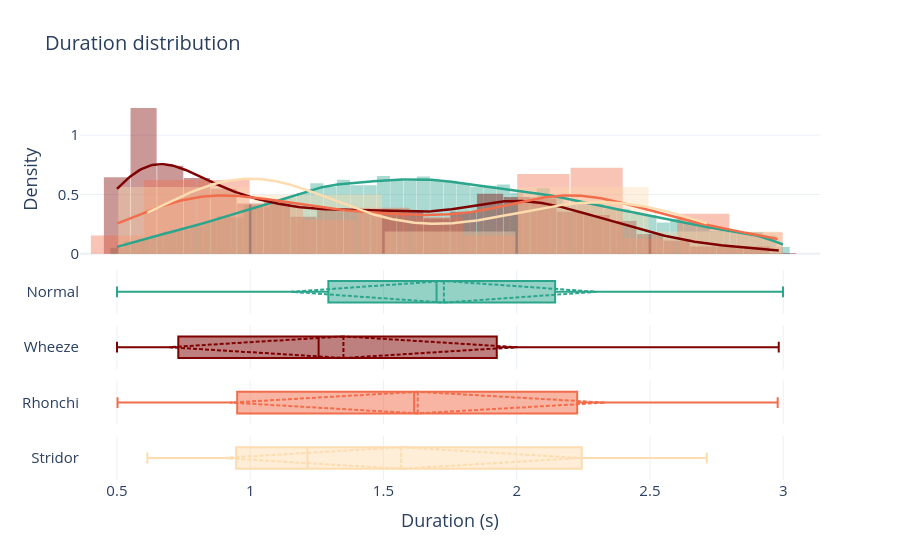

Notebook code for this chart:
### Markdown cell above
### 3.4.1. Duration by class

### Code cell
# --- 3. Crear figura: 2 filas, eje X compartido ---
fig = make_subplots(
    rows=5, cols=1,
    shared_xaxes=True,
    row_heights=[0.9, 0.25, 0.25, 0.25, 0.25],   # histograma más grande, boxplot como "resumen" fino
    vertical_spacing=0.03,
)


# --- 1. Datos ---
labels = ["Normal", "Wheeze", "Rhonchi", "Stridor"]

for i, label in enumerate(labels, start=2):

    df_i = df[df["label"] == label]
    durations = df_i["duration"].dropna()

    # --- 2. Estimar KDE ---
    kde = gaussian_kde(durations)
    x_kde = np.linspace(durations.min(), durations.max(), 300)
    y_kde = kde(x_kde)

    # --- Histograma (normalizado a densidad para que la escala coincida con la KDE) ---
    fig.add_trace(
        go.Histogram(
            x=durations,
            histnorm="probability density",
            name="Duration",
            marker_color=color_map[label],
            opacity=0.4,
            showlegend=False,
        ),
        row=1, col=1
    )

    # --- KDE ---
    fig.add_trace(
        go.Scatter(
            x=x_kde,
            y=y_kde,
            mode="lines",
            name="KDE",
            line=dict(color=color_map[label], width=2.5),
            showlegend=False,
        ),
        row=1, col=1
    )

    # --- Boxplot horizontal ---
    fig.add_trace(
        go.Box(
            x=durations,
            name=label,
            marker_color=color_map[label],
            line_color=color_map[label],
            boxpoints="outliers",   # muestra outliers como puntos
            showlegend=False,
            boxmean="sd"
        ),
        row=i, col=1
    )

# --- 4. Layout ---
fig.update_layout(
    template="plotly_white",
    title_text="Duration distribution",
    font=dict(size=15),
    title_font=dict(size=20),
    bargap=0.02,
    barmode="overlay"
)
fig.update_yaxes(title_text="Density", row=1, col=1) 
fig.update_xaxes(title_text="Duration (s)", row=5, col=1)

fig.show()
fig.write_image("assets/filtered/duration_distribution_class.png", scale=5)

### Figure 1 — Plotly figure (JSON) as saved in the notebook; plotly's stock layout.template omitted (floating-point values rounded to 4 significant figures; data arrays with more than 128 entries replaced by an {"elided": "..."} marker saying what was removed)
{"data": [{"histnorm": "probability density", "marker": {"color": "#2CA58D"}, "name": "Duration", "opacity": 0.4, "showlegend": false, "type": "histogram", "x": {"elided": "17367 float values"}, "xaxis": "x", "yaxis": "y"}, {"line": {"color": "#2CA58D", "width": 2.5}, "mode": "lines", "name": "KDE", "showlegend": false, "type": "scatter", "x": {"elided": "300 float values"}, "xaxis": "x", "y": {"elided": "300 float values"}, "yaxis": "y"}, {"boxmean": "sd", "boxpoints": "outliers", "line": {"color": "#2CA58D"}, "marker": {"color": "#2CA58D"}, "name": "Normal", "showlegend": false, "type": "box", "x": {"elided": "17367 float values"}, "xaxis": "x2", "yaxis": "y2"}, {"histnorm": "probability density", "marker": {"color": "rgb(127, 0, 0)"}, "name": "Duration", "opacity": 0.4, "showlegend": false, "type": "histogram", "x": {"elided": "1440 float values"}, "xaxis": "x", "yaxis": "y"}, {"line": {"color": "rgb(127, 0, 0)", "width": 2.5}, "mode": "lines", "name": "KDE", "showlegend": false, "type": "scatter", "x": {"elided": "300 float values"}, "xaxis": "x", "y": {"elided": "300 float values"}, "yaxis": "y"}, {"boxmean": "sd", "boxpoints": "outliers", "line": {"color": "rgb(127, 0, 0)"}, "marker": {"color": "rgb(127, 0, 0)"}, "name": "Wheeze", "showlegend": false, "type": "box", "x": {"elided": "1440 float values"}, "xaxis": "x3", "yaxis": "y3"}, {"histnorm": "probability density", "marker": {"color": "rgb(242, 109, 75)"}, "name": "Duration", "opacity": 0.4, "showlegend": false, "type": "histogram", "x": {"elided": "193 float values"}, "xaxis": "x", "yaxis": "y"}, {"line": {"color": "rgb(242, 109, 75)", "width": 2.5}, "mode": "lines", "name": "KDE", "showlegend": false, "type": "scatter", "x": {"elided": "300 float values"}, "xaxis": "x", "y": {"elided": "300 float values"}, "yaxis": "y"}, {"boxmean": "sd", "boxpoints": "outliers", "line": {"color": "rgb(242, 109, 75)"}, "marker": {"color": "rgb(242, 109, 75)"}, "name": "Rhonchi", "showlegend": false, "type": "box", "x": {"elided": "193 float values"}, "xaxis": "x4", "yaxis": "y4"}, {"histnorm": "probability density", "marker": {"color": "rgb(253, 220, 175)"}, "name": "Duration", "opacity": 0.4, "showlegend": false, "type": "histogram", "x": [2.086, 2.221, 2.138, 2.333, 2.159, 2.0, 1.568, 0.7702, 1.036, 0.9193, 0.9333, 0.8852, 0.6142, 0.9042, 1.173, 1.177, 1.176, 1.187, 1.096, 1.116, 0.9872, 0.8872, 0.9573, 1.016, 0.9373, 0.7522, 0.9213, 0.6743, 0.7933, 2.004, 1.845, 2.229, 2.484, 2.464, 2.259, 2.569, 2.657, 2.386, 2.334, 0.8413, 0.7883, 2.619, 1.0, 2.635, 2.394, 2.531, 2.365, 2.713, 2.192, 1.981, 1.641, 1.792, 2.474, 2.282, 1.524, 1.268, 1.099, 1.237, 1.152, 1.193, 1.079, 1.092, 0.8882, 0.8173], "xaxis": "x", "yaxis": "y"}, {"line": {"color": "rgb(253, 220, 175)", "width": 2.5}, "mode": "lines", "name": "KDE", "showlegend": false, "type": "scatter", "x": {"elided": "300 float values"}, "xaxis": "x", "y": {"elided": "300 float values"}, "yaxis": "y"}, {"boxmean": "sd", "boxpoints": "outliers", "line": {"color": "rgb(253, 220, 175)"}, "marker": {"color": "rgb(253, 220, 175)"}, "name": "Stridor", "showlegend": false, "type": "box", "x": [2.086, 2.221, 2.138, 2.333, 2.159, 2.0, 1.568, 0.7702, 1.036, 0.9193, 0.9333, 0.8852, 0.6142, 0.9042, 1.173, 1.177, 1.176, 1.187, 1.096, 1.116, 0.9872, 0.8872, 0.9573, 1.016, 0.9373, 0.7522, 0.9213, 0.6743, 0.7933, 2.004, 1.845, 2.229, 2.484, 2.464, 2.259, 2.569, 2.657, 2.386, 2.334, 0.8413, 0.7883, 2.619, 1.0, 2.635, 2.394, 2.531, 2.365, 2.713, 2.192, 1.981, 1.641, 1.792, 2.474, 2.282, 1.524, 1.268, 1.099, 1.237, 1.152, 1.193, 1.079, 1.092, 0.8882, 0.8173], "xaxis": "x5", "yaxis": "y5"}], "layout": {"bargap": 0.02, "barmode": "overlay", "font": {"size": 15}, "title": {"font": {"size": 20}, "text": "Duration distribution"}, "xaxis": {"anchor": "y", "domain": [0, 1], "matches": "x5", "showticklabels": false}, "xaxis2": {"anchor": "y2", "domain": [0, 1], "matches": "x5", "showticklabels": false}, "xaxis3": {"anchor": "y3", "domain": [0, 1], "matches": "x5", "showticklabels": false}, "xaxis4": {"anchor": "y4", "domain": [0, 1], "matches": "x5", "showticklabels": false}, "xaxis5": {"anchor": "y5", "domain": [0, 1], "title": {"text": "Duration (s)"}}, "yaxis": {"anchor": "x", "domain": [0.5832, 1], "title": {"text": "Density"}}, "yaxis2": {"anchor": "x2", "domain": [0.4374, 0.5532]}, "yaxis3": {"anchor": "x3", "domain": [0.2916, 0.4074]}, "yaxis4": {"anchor": "x4", "domain": [0.1458, 0.2616]}, "yaxis5": {"anchor": "x5", "domain": [0, 0.1158]}}}
